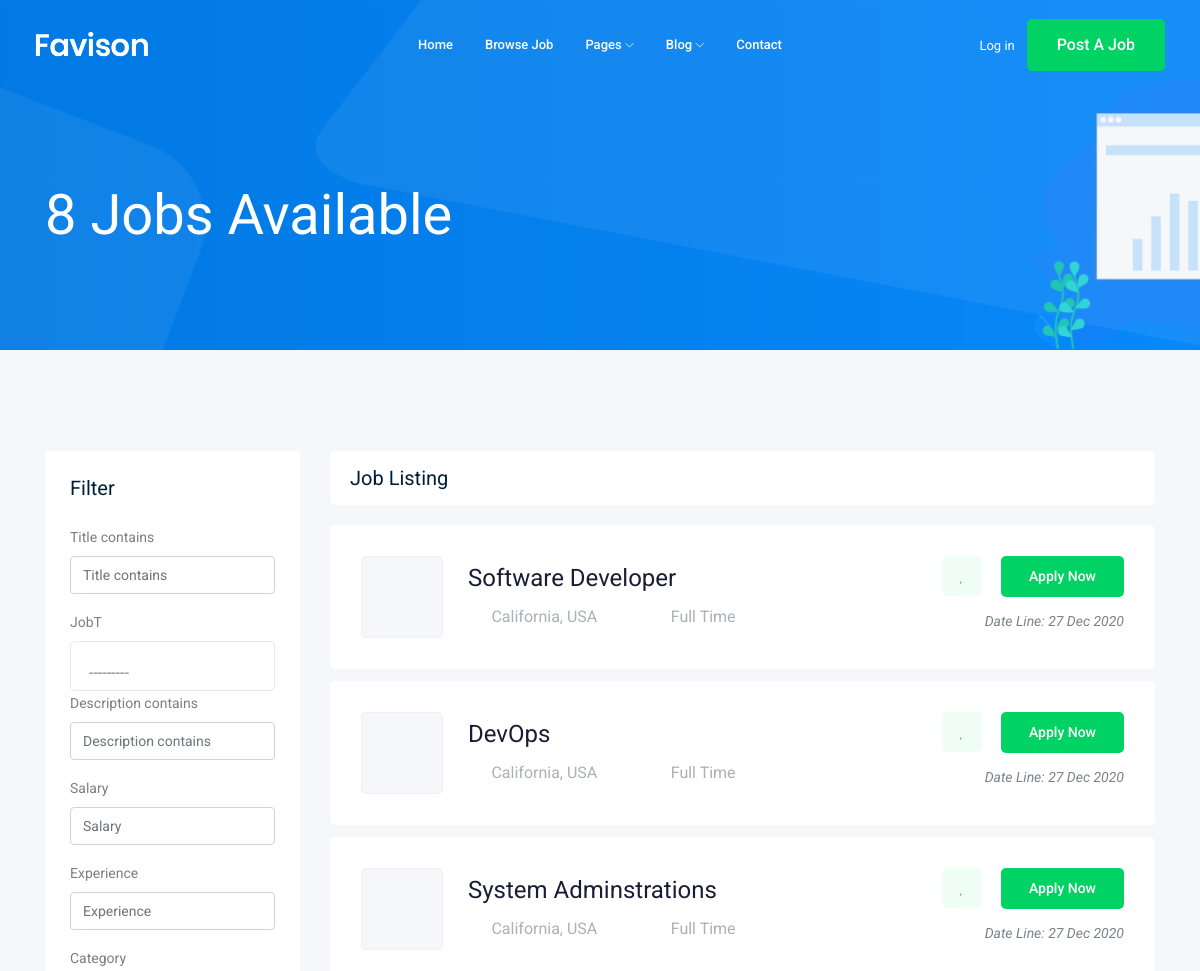
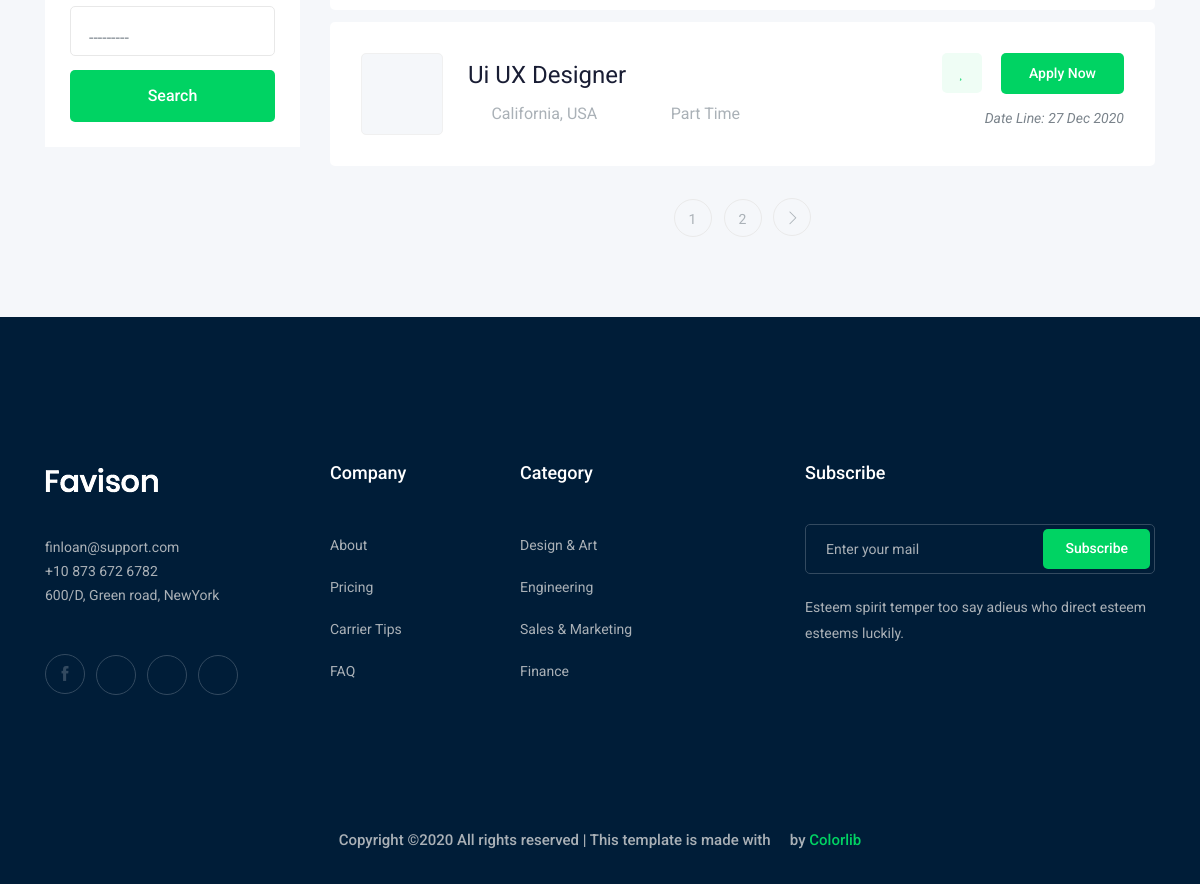
The page /job/ on the database its author committed (2 pictures, top to bottom).
### job/models.py (models this page shows, shortened)
class Job(models.Model):
    owner           = models.ForeignKey(User,related_name='job_owner', on_delete=models.CASCADE)
    title           = models.CharField(max_length=100,null=True)
    jobT            = models.CharField(max_length=15, choices=job_choices,null=True)
    description     = models.TextField(max_length=1000,null=True)
    date_Created    = models.DateTimeField(auto_now=True,null=True)
    open_positions  = models.IntegerField(default=1,null=True)
    salary          = models.IntegerField(default=0,null=True)
    experience      = models.IntegerField(default=0,null=True)
    category        = models.ForeignKey('Category', on_delete=models.CASCADE)
    images          = models.ImageField(upload_to=image_upload, null=True)
    slug            = models.SlugField(blank=True, null=True)

### job/views.py (the view)
# urls.py: path('', views.job_list, name="job_list"),
def job_list(request):
    job_list       = Job.objects.all()
    jobsNumber     = job_list.count()
    myFilter = JobFilter(request.GET, queryset=job_list)
    job_list = myFilter.qs
    paginator = Paginator(job_list, 4) # Show 5 contacts per page.
    page_number = request.GET.get('page')
    page_obj = paginator.get_page(page_number)
    context = {
        "jobs" : page_obj,
        "jobsNumber" : jobsNumber,
        "myFilter"   : myFilter,
    }
    return render(request, "job/job_list.html", context)

### job/models.py (called while the page is built)
    def __str__(self):
        return self.name

### job/templates/job/job_list.html (shortened to what this page needs)
{% extends 'job/main.html' %}
{% load bootstrap4 %}
    {% block body%}
    <div class="bradcam_area bradcam_bg_1">
        <div class="container">
            <div class="row">
                <div class="col-xl-12">
                    <div class="bradcam_text">
                        <h3>{{jobsNumber}} Jobs Available</h3>
                    </div>
                </div>
            </div>
        </div>
    </div>
    <div class="job_listing_area plus_padding">
        <div class="container">
            <div class="row">
                <div class="col-lg-3">
                    <div class="job_filter white-bg">
                        <div class="form_inner white-bg">
                            <h3>Filter</h3>
                            <form method="GET">
                                {% bootstrap_form myFilter.form %}
                                <br>
                                <br>
                                <input type="submit" value="search" class="boxed-btn3 w-100">
                            </form>
                        </div>
                    </div>
                </div>
                <div class="col-lg-9">
                    <div class="recent_joblist_wrap">
                        <div class="recent_joblist white-bg ">
                            <div class="row align-items-center">
                                <div class="col-md-6">
                                    <h4>Job Listing</h4>
                                </div>
                                <div class="col-md-6">
                                </div>
                            </div>
                        </div>
                    </div>
                    <div class="job_lists m-0">
                        <div class="row">
                            {% for job in jobs %}
                            <div class="col-lg-12 col-md-12">
                                <div class="single_jobs white-bg d-flex justify-content-between">
                                    <div class="jobs_left d-flex align-items-center">
                                        <div class="thumb">
                                        </div>
                                        <div class="jobs_conetent">
                                            <a href="{% url 'jobs:job_detail' job.slug %}"><h4>{{job.title}}</h4></a>
                                            <div class="links_locat d-flex align-items-center">
                                                <div class="location">
                                                    <p> <i class="fa fa-map-marker"></i> California, USA</p>
                                                </div>
                                                <div class="location">
                                                    <p> <i class="fa fa-clock-o"></i> {{job.jobT}}</p>
                                                </div>
                                            </div>
                                        </div>
                                    </div>
                                    <div class="jobs_right">
                                        <div class="apply_now">
                                            <a class="heart_mark" href="#"> <i class="fa fa-heart"></i> </a>
                                            <a href="{% url 'jobs:job_detail' job.slug %}" class="boxed-btn3">Apply Now</a>
                                        </div>
                                        <div class="date">
                                            <p>Date Line: {{job.date_Created|date:'d M o'}}</p>
                                        </div>
                                    </div>
                                </div>
                            </div>
                            {% endfor %}
                        </div>
                        {% if jobs.has_other_pages%}
                        <div class="row">
                            <div class="col-lg-12">
                                <div class="pagination_wrap">
                                    <ul>
                                        {% for i in jobs.paginator.page_range%}
                                            <li><a href="?page={{i}}"><span>{{i}}</span></a></li>
                                        {% endfor %}
                                        {% if jobs.has_next %}
                                            <li><a href="?page={{jobs.next}}"> <i class="ti-angle-right"></i> </a></li>
                                        {% endif %}
                                    </ul>
                                </div>
                            </div>
                        </div>
                        {% endif %}
                    </div>
                </div>
            </div>
        </div>
    </div>
    {% endblock %}

### rows shown on the page
Job: title "Software Developer", jobT "Full Time", date_Created "27 Dec 2020"
Job: title "DevOps", jobT "Full Time", date_Created "27 Dec 2020"
Job: title "System Adminstrations", jobT "Full Time", date_Created "27 Dec 2020"
Job: title "Ui UX Designer", jobT "Part Time", date_Created "27 Dec 2020"

### other values the page prints
{{ jobsNumber }} "8"
{{ i }} "1" "2"
